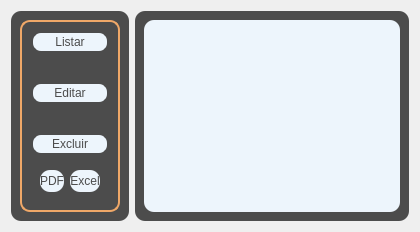
            <widget class="QWidget" name="Lista">
             <layout class="QHBoxLayout" name="horizontalLayout_13">
              <item>
               <widget class="QFrame" name="frame_23">
                <property name="sizePolicy">
                 <sizepolicy hsizetype="Preferred" vsizetype="Preferred">
                  <horstretch>0</horstretch>
                  <verstretch>0</verstretch>
                 </sizepolicy>
                </property>
                <property name="maximumSize">
                 <size>
                  <width>200</width>
                  <height>16777215</height>
                 </size>
                </property>
                <property name="styleSheet">
                 <string notr="true">background-color: rgb(76, 76, 76);
border-radius: 10px;</string>
                </property>
                <property name="frameShape">
                 <enum>QFrame::StyledPanel</enum>
                </property>
                <property name="frameShadow">
                 <enum>QFrame::Raised</enum>
                </property>
                <layout class="QVBoxLayout" name="verticalLayout_18">
                 <item>
                  <widget class="QFrame" name="frame_19">
                   <property name="styleSheet">
                    <string notr="true">border-color: rgb(240, 168, 104);
border-radius: 10px;
border-style: solid;
border-width: 2px;</string>
                   </property>
                   <property name="frameShape">
                    <enum>QFrame::StyledPanel</enum>
                   </property>
                   <property name="frameShadow">
                    <enum>QFrame::Raised</enum>
                   </property>
                   <layout class="QVBoxLayout" name="verticalLayout_17">
                    <item>
                     <widget class="QPushButton" name="pushButton_11">
                      <property name="sizePolicy">
                       <sizepolicy hsizetype="Minimum" vsizetype="Expanding">
                        <horstretch>0</horstretch>
                        <verstretch>0</verstretch>
                       </sizepolicy>
                      </property>
                      <property name="styleSheet">
                       <string notr="true">background-color: rgb(237, 245, 252);
border-radius: 10px;
color: rgb(76, 76, 76);
border-color: none;</string>
                      </property>
                      <property name="text">
                       <string>Listar</string>
                      </property>
                     </widget>
                    </item>
                    <item>
                     <spacer name="verticalSpacer_2">
                      <property name="orientation">
                       <enum>Qt::Vertical</enum>
                      </property>
                      <property name="sizeHint" stdset="0">
                       <size>
                        <width>40</width>
                        <height>20</height>
                       </size>
                      </property>
                     </spacer>
                    </item>
                    <item>
                     <widget class="QPushButton" name="pushButton_9">
                      <property name="sizePolicy">
                       <sizepolicy hsizetype="Minimum" vsizetype="Expanding">
                        <horstretch>0</horstretch>
                        <verstretch>0</verstretch>
                       </sizepolicy>
                      </property>
                      <property name="styleSheet">
                       <string notr="true">background-color: rgb(237, 245, 252);
border-radius: 10px;
color: rgb(76, 76, 76);
border-color: none;</string>
                      </property>
                      <property name="text">
                       <string>Editar</string>
                      </property>
                     </widget>
                    </item>
                    <item>
                     <spacer name="verticalSpacer_4">
                      <property name="orientation">
                       <enum>Qt::Vertical</enum>
                      </property>
                      <property name="sizeHint" stdset="0">
                       <size>
                        <width>40</width>
                        <height>20</height>
                       </size>
                      </property>
                     </spacer>
                    </item>
                    <item>
                     <widget class="QPushButton" name="pushButton_10">
                      <property name="sizePolicy">
                       <sizepolicy hsizetype="Expanding" vsizetype="Expanding">
                        <horstretch>0</horstretch>
                        <verstretch>0</verstretch>
                       </sizepolicy>
                      </property>
                      <property name="styleSheet">
                       <string notr="true">background-color: rgb(237, 245, 252);
border-radius: 10px;
color: rgb(76, 76, 76);
border-color: none;</string>
                      </property>
                      <property name="text">
                       <string>Excluir</string>
                      </property>
                     </widget>
                    </item>
                    <item>
                     <widget class="QFrame" name="frame_31">
                      <property name="sizePolicy">
                       <sizepolicy hsizetype="Expanding" vsizetype="Expanding">
                        <horstretch>0</horstretch>
                        <verstretch>0</verstretch>
                       </sizepolicy>
                      </property>
                      <property name="minimumSize">
                       <size>
                        <width>0</width>
                        <height>40</height>
                       </size>
                      </property>
                      <property name="styleSheet">
                       <string notr="true">border: none;</string>
                      </property>
                      <property name="frameShape">
                       <enum>QFrame::StyledPanel</enum>
                      </property>
                      <property name="frameShadow">
                       <enum>QFrame::Raised</enum>
                      </property>
                      <layout class="QHBoxLayout" name="horizontalLayout_17">
                       <item>
                        <widget class="QPushButton" name="downloadpdf">
                         <property name="sizePolicy">
                          <sizepolicy hsizetype="Expanding" vsizetype="Expanding">
                           <horstretch>0</horstretch>
                           <verstretch>0</verstretch>
                          </sizepolicy>
                         </property>
                         <property name="styleSheet">
                          <string notr="true">background-color: rgb(237, 245, 252);
border-radius: 10px;
color: rgb(76, 76, 76);
border-color: none;</string>
                         </property>
                         <property name="text">
                          <string>PDF</string>
                         </property>
                        </widget>
                       </item>
                       <item>
                        <widget class="QPushButton" name="downloadexcel">
                         <property name="sizePolicy">
                          <sizepolicy hsizetype="Expanding" vsizetype="Expanding">
                           <horstretch>0</horstretch>
                           <verstretch>0</verstretch>
                          </sizepolicy>
                         </property>
                         <property name="styleSheet">
                          <string notr="true">background-color: rgb(237, 245, 252);
border-radius: 10px;
color: rgb(76, 76, 76);
border-color: none;</string>
                         </property>
                         <property name="text">
                          <string>Excel</string>
                         </property>
                        </widget>
                       </item>
                      </layout>
                     </widget>
                    </item>
                   </layout>
                  </widget>
                 </item>
                </layout>
               </widget>
              </item>
              <item>
               <widget class="QFrame" name="frame_18">
                <property name="sizePolicy">
                 <sizepolicy hsizetype="Expanding" vsizetype="Expanding">
                  <horstretch>0</horstretch>
                  <verstretch>0</verstretch>
                 </sizepolicy>
                </property>
                <property name="styleSheet">
                 <string notr="true">background-color: rgb(76, 76, 76);
border-radius: 10px;</string>
                </property>
                <property name="frameShape">
                 <enum>QFrame::StyledPanel</enum>
                </property>
                <property name="frameShadow">
                 <enum>QFrame::Raised</enum>
                </property>
                <layout class="QVBoxLayout" name="verticalLayout_16">
                 <item>
                  <widget class="QTableWidget" name="tableWidget">
                   <property name="styleSheet">
                    <string notr="true">background-color: rgb(237, 245, 252);
border-radius: 10px;
color: rgb(76, 76, 76);
border-color: none;</string>
                   </property>
                   <property name="frameShape">
                    <enum>QFrame::NoFrame</enum>
                   </property>
                   <property name="dragDropMode">
                    <enum>QAbstractItemView::NoDragDrop</enum>
                   </property>
                   <property name="alternatingRowColors">
                    <bool>false</bool>
                   </property>
                   <property name="showGrid">
                    <bool>false</bool>
                   </property>
                   <property name="gridStyle">
                    <enum>Qt::NoPen</enum>
                   </property>
                   <property name="wordWrap">
                    <bool>false</bool>
                   </property>
                   <property name="cornerButtonEnabled">
                    <bool>false</bool>
                   </property>
                  </widget>
                 </item>
                </layout>
               </widget>
              </item>
             </layout>
            </widget>
